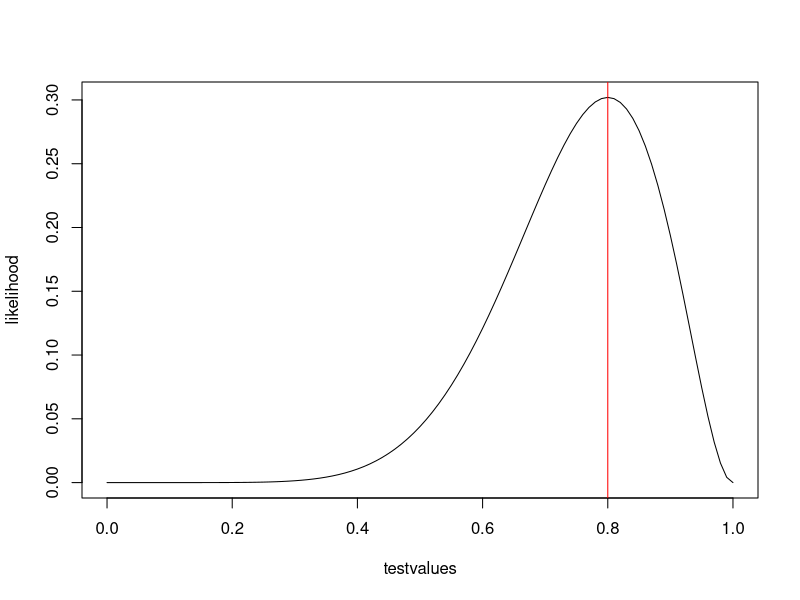
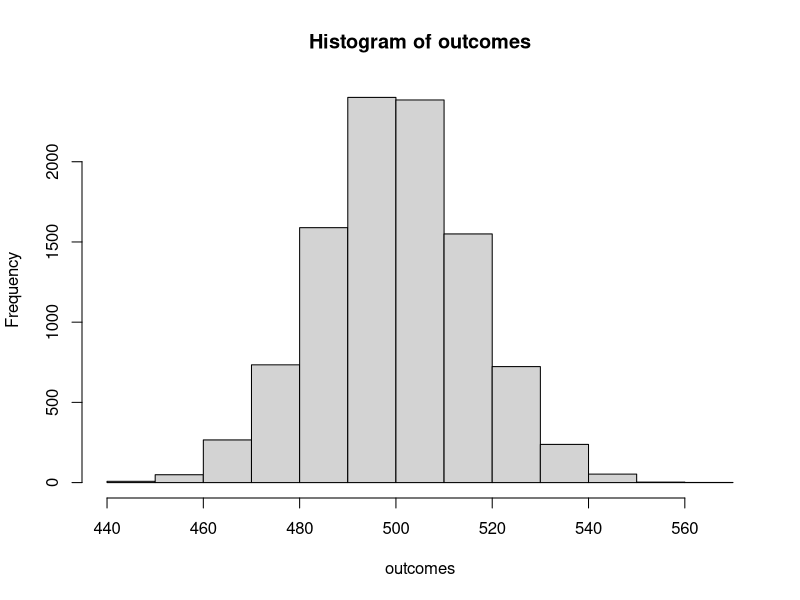
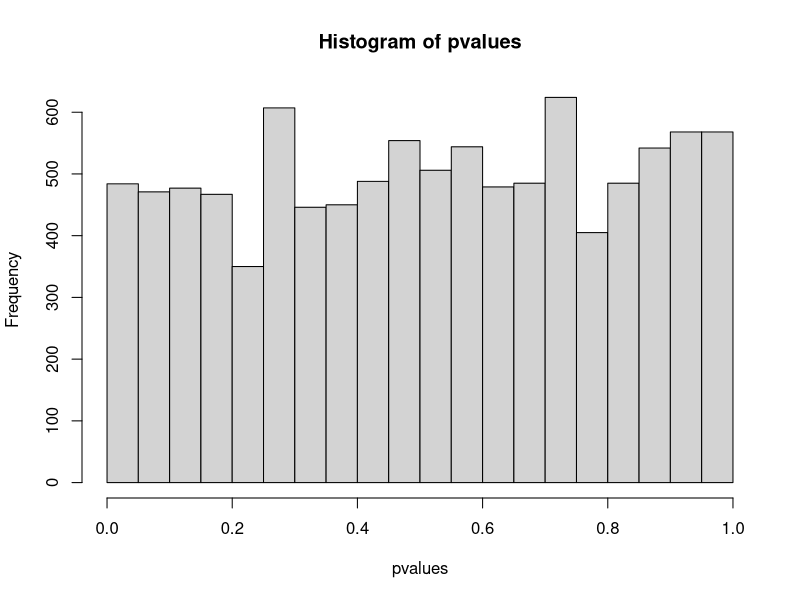
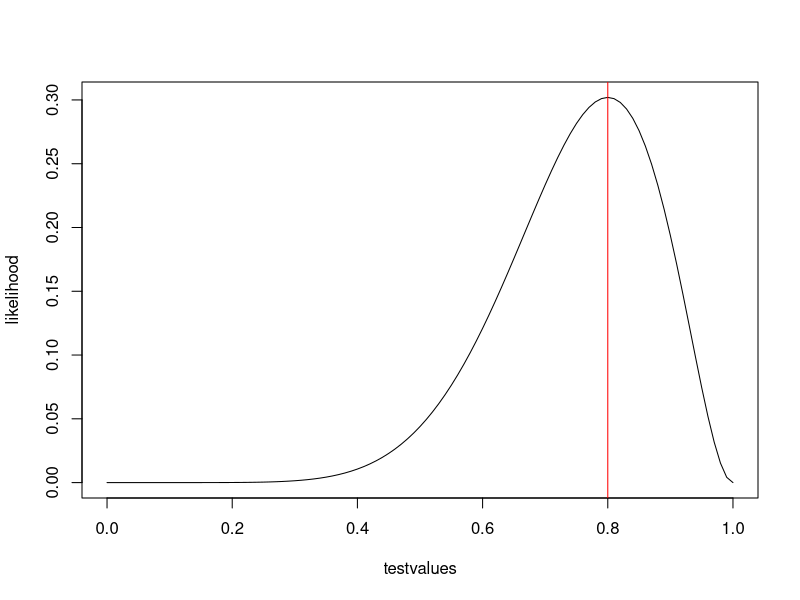
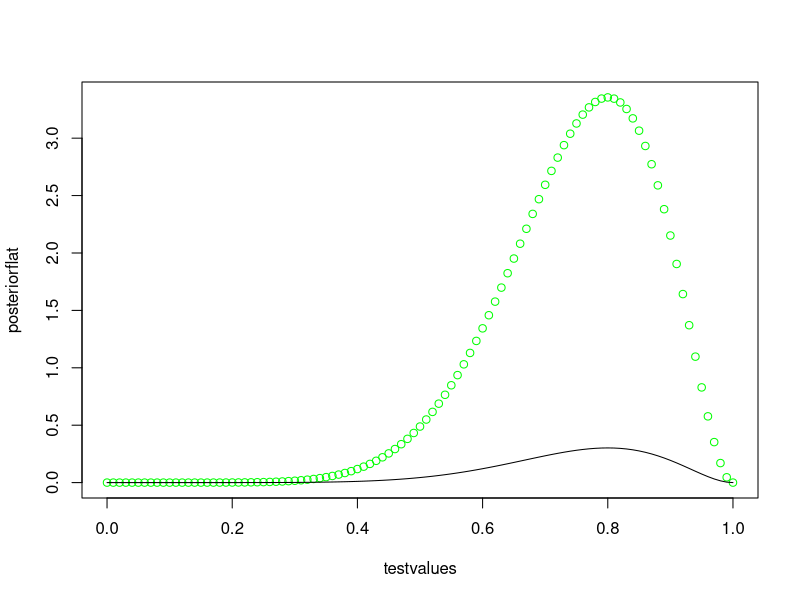
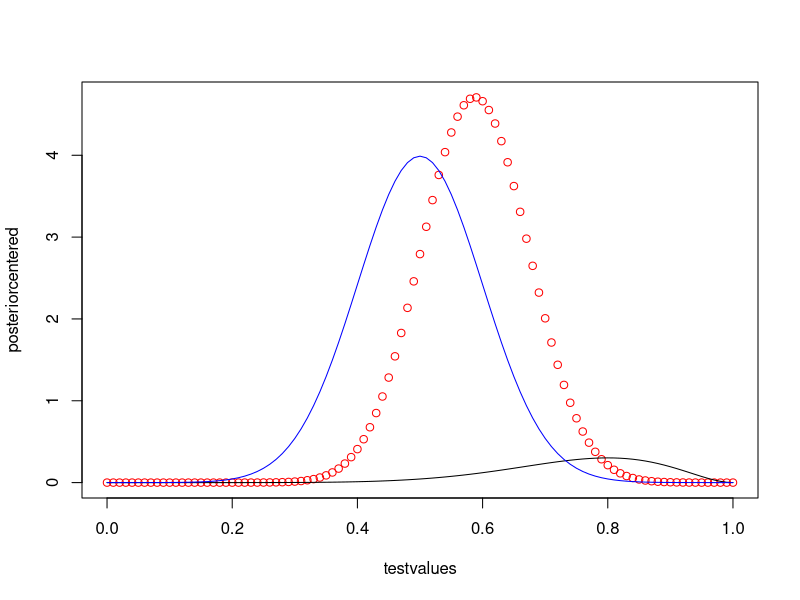

Source code (R) for these figures, in order:
rm(list=ls(all=TRUE))

#Analysis of likelihood, p-value, and Bayes for binomial model,
#10 trials, 3 success, unknown coin, want to do inference

trials = 10
success = 8

# GETTING THE MLE ESTIMATE

# task: use dbinom to plot the probability of the observed success as a function of the model parameter ... find the MLE

testvalues <- seq(0,1,0.01)
likelihood <- dbinom(success, trials, testvalues)
plot(testvalues, likelihood, type = "l")
MLE <- testvalues[which.max(likelihood)]
abline(v=MLE, col="red")

# GETTING A P-VALUE FOR FAIR COIN
# want to get p-value for a smaller or equal result (1-tailed) given a fair coin p(k<=kobs|H0:p=0.5)

# TASK: Use dbinom or pbinom to caculate the probability of having less or equal sucess than observed, given the assumption (H0) that the true parameter value is 0.5

H0 = 0.5 

pvalue <- sum(dbinom(8:10, 10, prob = H0) )
pvalue
pvalue < 0.05

binom.test(8, 10, p=0.5, alternative = "greater")

# take care to choose the right tail (lower / upper)


# ALPHA DEMONSTRATION

# Task: assume a null hypothesis, and draw 1000 x data from the null hypothesis, calculate the p-value. How often is the p-value < 0.05, although the null hypothesis is true (Type I error)


trials <- 1000
probsuccess <- 0.5
repetitions <- 10000

outcomes <- rbinom(repetitions, trials, probsuccess)
hist(outcomes)
pvalues <- pbinom(outcomes, trials, 0.5)
hist(pvalues)
sum(pvalues < 0.05) / repetitions


# BAYESIAN POSTERIOR

# plot the Bayesian posterior, define as likelihood * prior for

# a) a flat prior
# b) a prior centered around 0.5, e.g. with a normal distribution

plot(testvalues, likelihood, type = "l")
MLE <- testvalues[which.max(likelihood)]
abline(v=MLE, col="red")

flatprior <- 1
posteriorflat <- likelihood * flatprior / sum(likelihood * flatprior) * 101

plot(testvalues, posteriorflat, col = "green")
lines(testvalues, likelihood)

centeredprior <- dnorm(testvalues, 0.5, 0.1) 
posteriorcentered <- likelihood * centeredprior / sum(likelihood * centeredprior) * 101

plot(testvalues, posteriorcentered, col = "red")
lines(testvalues, likelihood)
lines(testvalues, centeredprior, col= "blue")





